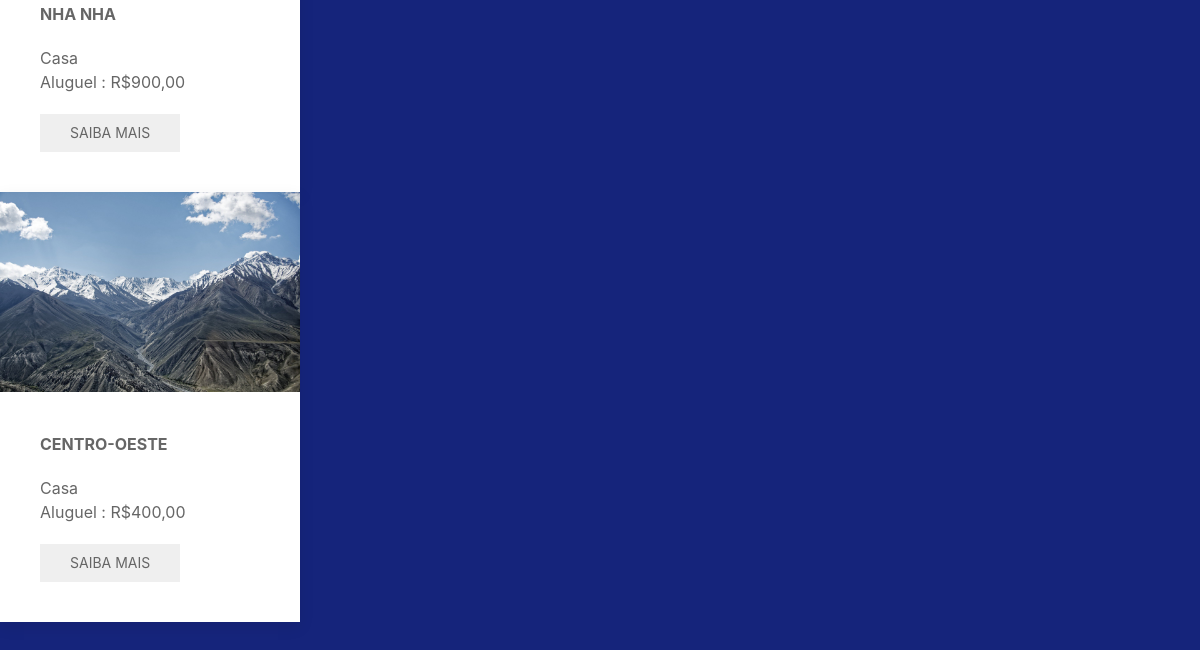
Before: /BD/index.php (lower part) with the older database file.
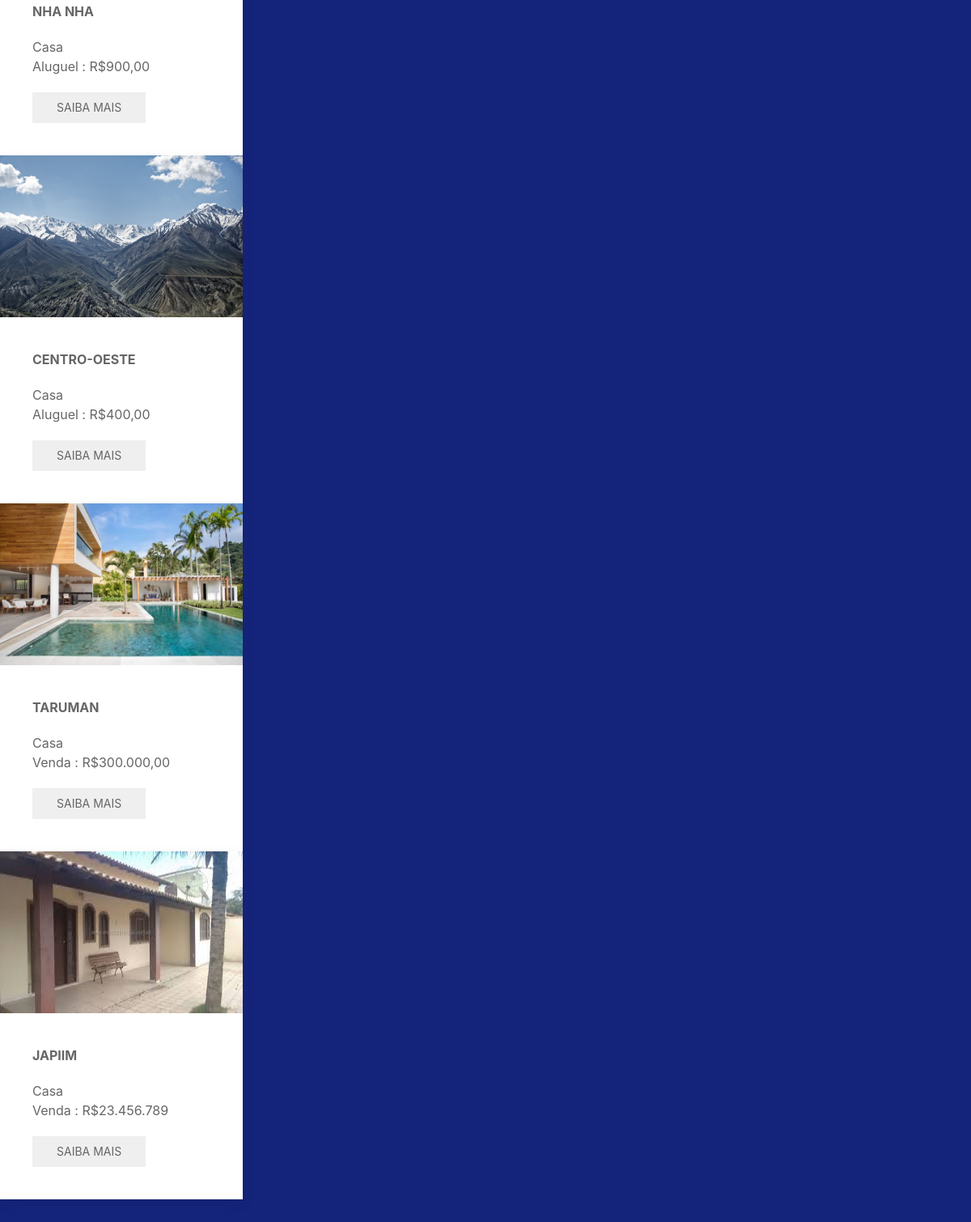
After: the same page with the newer database file.
### tables this page shows
CREATE TABLE `imoveis` (
  `id` int(11) NOT NULL,
  `nome_do_vendedor` varchar(50) DEFAULT NULL,
  `bairro` varchar(20) DEFAULT NULL,
  `rua` varchar(20) DEFAULT NULL,
  `publicação` datetime DEFAULT NULL,
  `imagem` varchar(30) DEFAULT NULL,
  `categoria` varchar(17) DEFAULT NULL,
  `tipo_de_anuncio` varchar(10) DEFAULT NULL,
  `valor` varchar(10) DEFAULT NULL,
  `descricao` varchar(250) DEFAULT NULL
);

### BD/index.php (the view, shortened to what this page needs)
<?php
	include_once("includes/processos_php/conexao.php");
?>
<!DOCTYPE html>
<html>
	<head>
		<?php
			include_once 'head.php';
		?>
	</head>
	<body>
		<div class="uk-child-width-1-4@m" uk-grid>
			<?php
				$sql = "SELECT * FROM imoveis";
				$consulta = mysqli_query($conexao,$sql);
				while ($exibirRegistros = mysqli_fetch_array($consulta)) {
			?>
			<div>
		        <div class="uk-card uk-card-default">
		            <div class="uk-card-media-top">
		                <img src="includes/processos_php/foto/<?php echo $exibirRegistros["imagem"]; ?>" style="width:100%;height: 200px;">
		            </div>
		            <div class="uk-card-body">
		                <p class="uk-text-bold uk-text-truncate" ><?php echo mb_strtoupper($exibirRegistros["bairro"]); ?></p>
		                <p> <?php echo $exibirRegistros["categoria"]; ?><br><?php echo $exibirRegistros["tipo_de_anuncio"]; ?> : R$<?php echo $exibirRegistros["valor"]; ?></p>
		                	<button class="uk-button" href="#modal-full" uk-toggle>Saiba Mais</button>
		            </div>
		        </div>
		    </div>
			<?php } ?>
		</div>
		<div id="modal-full" class="uk-modal-full" uk-modal>
		</div>
	</body>
</html>

### BD/head.php (shortened to what this page needs)
<link rel="stylesheet" type="text/css" href="includes/css/estilo.css">
<link rel="stylesheet" type="text/css" href="includes/css/estilo_login.css">
<link rel="stylesheet" type="text/css" href="includes/uikit/css/uikit.css">

Changed rows visible on the page:
added imoveis: imagem (picture), bairro "TARUMAN", categoria "Casa", tipo_de_anuncio "Venda", valor "300.000,00"
added imoveis: imagem (picture), bairro "JAPIIM", categoria "Casa", tipo_de_anuncio "Venda", valor "23.456.789"
